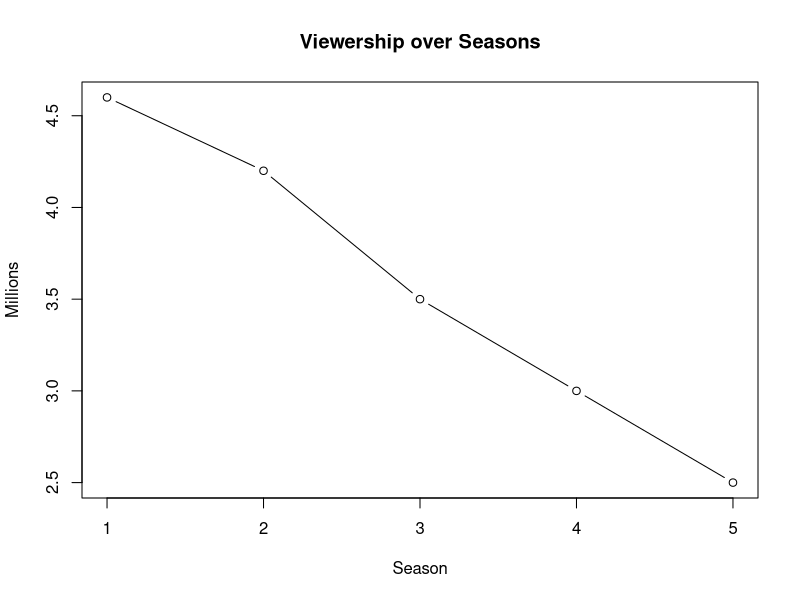
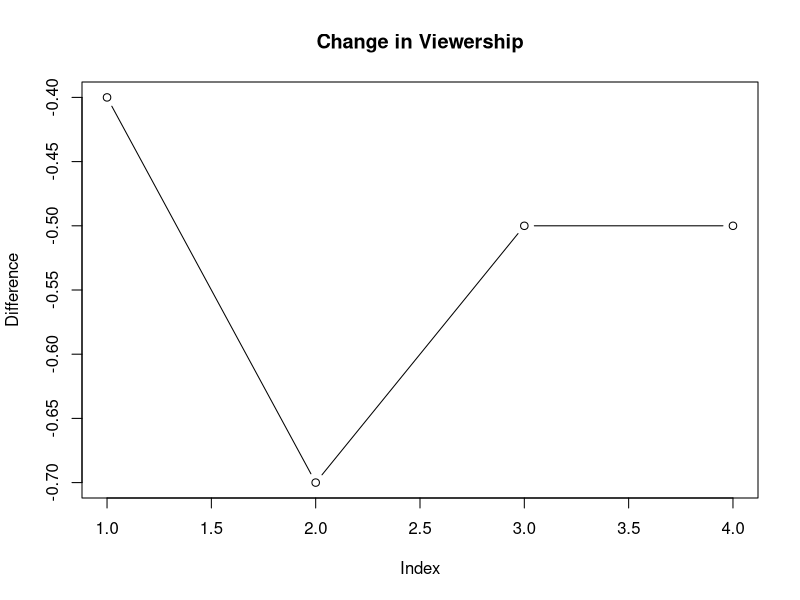

Source code (R) for these figures, in order:
## ---- chunk 1
viewership <- c(4.6, 4.2, 3.5, 3.0, 2.5)
season <- 1:5

plot(season, viewership, type="b",
     main="Viewership over Seasons",
     xlab="Season", ylab="Millions")


change <- diff(viewership)
plot(change, type="b",
     main="Change in Viewership",
     ylab="Difference")
